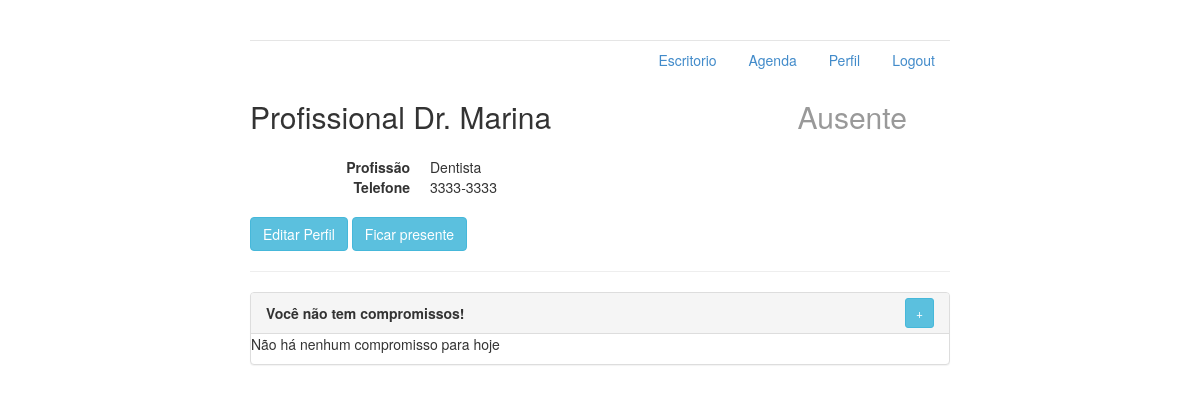
The page /perfil/1 on the database its author committed.
### agenda/models.py (models this page shows, shortened)
class Profissional(models.Model):
    nome = models.CharField(max_length=120)
    telefone = models.CharField(max_length=10)
    profissao = models.CharField(max_length=120)
    escritorio = models.ForeignKey(Escritorio, on_delete=models.CASCADE, related_name="profissionais", null=True)
    gerente = models.BooleanField(default=False)
    STATUS = (
        ('A', 'Ausente'),
        ('D', 'Disponivel'),
        ('O', 'Ocupado'),
    )
    status = models.CharField(max_length=1, choices=STATUS, default='A')
    usuario = models.OneToOneField(User, related_name="profissional", on_delete=models.CASCADE)
    def __init__(self, *args, **kwargs):
        super().__init__(*args, **kwargs)
    def __str__(self):
        return 'Profissional %s' % (self.nome)

### agenda/views.py (the view)
# urls.py: url(r'^perfil/(?P<perfil_id>\d+)$', views.detalhesPerfil, name='perfil'),
def detalhesPerfil(request, perfil_id):
    perfil = Profissional.objects.get(id=perfil_id)
    escritorio = perfil.escritorio
    profissionais = Profissional.objects.filter(escritorio=escritorio)
    clientes = Cliente.objects.all()
    compromissos = ItemAgenda.objects.filter(profissional=perfil, data=date.today())
    return render(request, 'perfil.html', {'perfil':perfil, 'perfilLogado':perfilLogado(),
                                           'escritorio':escritorio, 'profissionais':profissionais,
                                           'clientes':clientes, 'compromissos':compromissos})

### agenda/views.py (called while the page is built)
def perfilLogado():
    return Profissional.objects.get(id=1)

### agenda/templates/perfil.html (shortened to what this page needs)
{% extends 'base.html' %}
{% block body %}
<div class="row">
    <div class="col-md-9">
        <h2>{{ perfil }}</h2>
    </div>
    <div class="col-md-3">
        {% if perfil.status == 'D' %}
        <h2><span class="text-success" aria-hidden="true">Disponivel</span></h2>
        {% elif perfil.status == 'O' %}
        <h2><span class="text-danger" aria-hidden="true">Ocupado</span></h2>
        {% else %}
        <h2><span class="text-muted" aria-hidden="true">Ausente</span></h2>
        {% endif %}
    </div>
</div>
<dl class="dl-horizontal">
    <dt>Profissão</dt>
    <dd>{{ perfil.profissao }}</dd>
    <dt>Telefone</dt>
    <dd>{{ perfil.telefone }}</dd>
</dl>
{% if perfil.id is perfilLogado.id %}
        <a data-toggle="modal" data-target="#editar" class="btn btn-info" role="button">Editar Perfil</a>
    {% if perfil.status == 'D' %}
        <a href="{% url 'ficarAusente' perfil.id %}" class="btn btn-info" role="button">Ficar ausente</a>
    {% elif perfil.status == 'A' %}
        <a href="{% url 'ficarPresente' perfil.id %}" class="btn btn-info" role="button">Ficar presente</a>
    {% endif %}
{% endif %}
<hr>
<div class="panel panel-default">
    <div class="panel-heading clearfi" style="position:relative;">
        <strong>
            {% if compromissos %}
            Compromissos
            {% else %}
            Você não tem compromissos!
            {% endif %}
        </strong>
        <a data-toggle="modal" data-target="#marcar" class="btn btn-sm btn-info" style="position:absolute;right:15px;bottom:5px;" role="button">+</a>
    </div>
    {% if compromissos %}
    <ul class="list-group">
    {% for compromisso in compromissos %}
        <li class="list-group-item">
            <a href="{% url 'compromisso' compromisso.id %}">{{ compromisso.cliente }}</a>
            <p class="pull-right">{{ compromisso.horario }}</p>
        </li>
    {% endfor %}
    </ul>
{% else %}
    <p>Não há nenhum compromisso para hoje</p>
{% endif %}
</div>
{% endblock %}>

### agenda/static/styles/main.css (style rules this page uses)
body { padding-top: 20px; padding-bottom: 20px; }

### rows shown on the page
Profissional: nome "Profissional Dr. Marina", profissao "Dentista", telefone "3333-3333"
